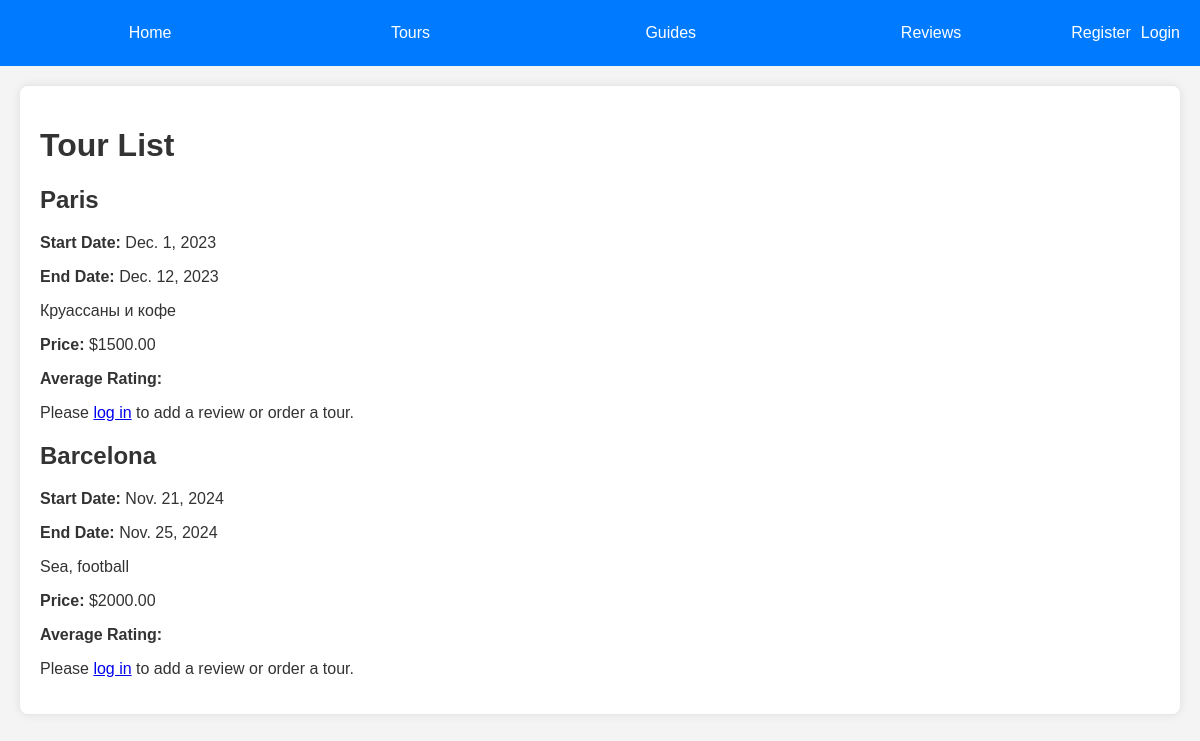
The page /tours/tours/ on the database as committed earlier.
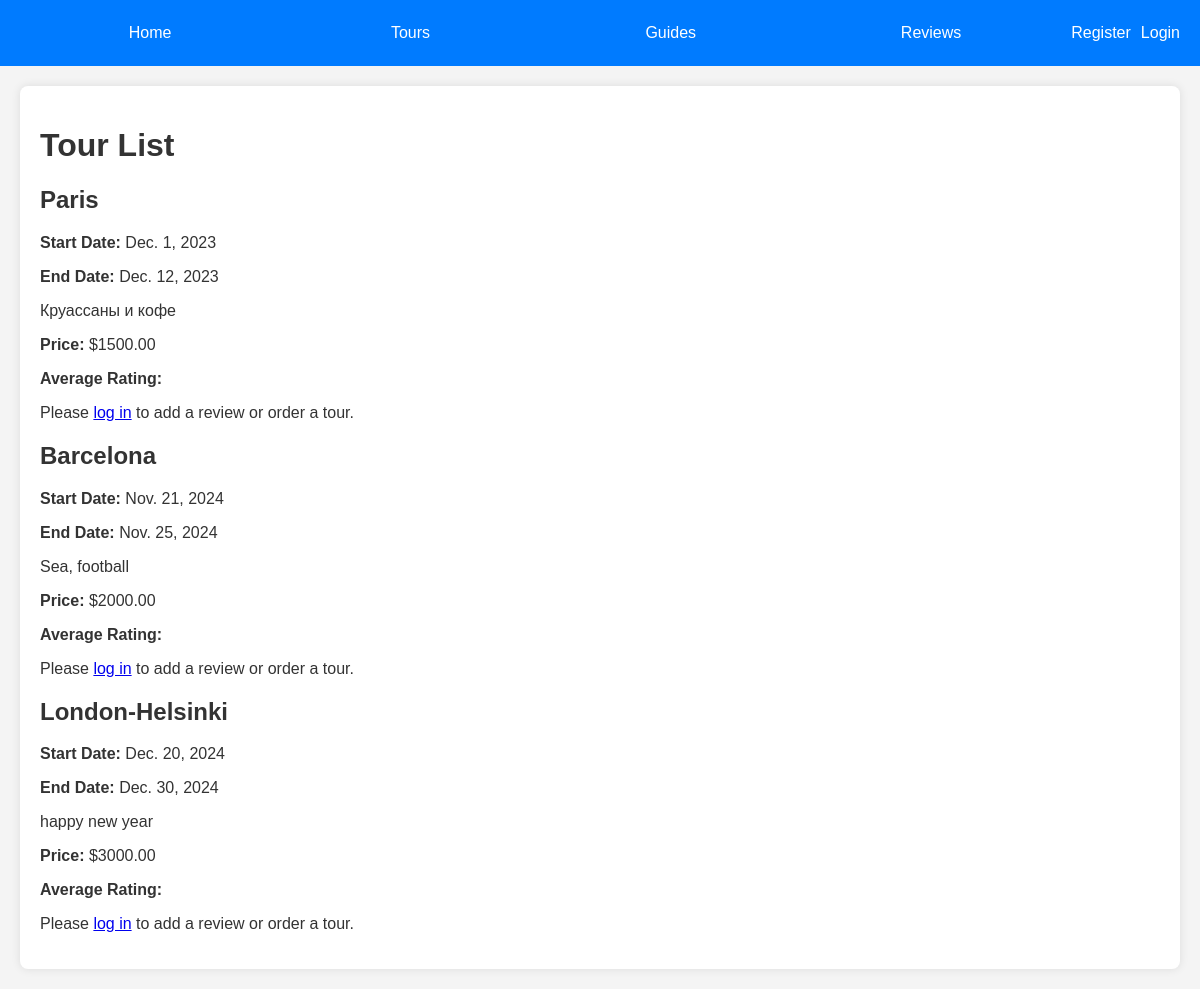
The same page on the database as committed later.
### tours/models.py (models this page shows, shortened)
class Tour(models.Model):
    name_tour = models.CharField(max_length = 50)
    date_of_start = models.DateField(null = True, blank = True)
    date_of_end = models.DateField(null = True, blank = True)
    description = models.TextField()
    price = models.DecimalField(max_digits=10, decimal_places=2, null=True, blank=True)

### tours/views.py (the view)
# urls.py: path('tours/', views.tour_list, name='tour_list'),
def tour_list(request):
    tours = Tour.objects.all()
    return render(request, 'tours/tour_list.html', {'tours': tours})

### tours/templates/tours/tour_list.html (shortened to what this page needs)
{% extends 'base.html' %}
{% block content %}
    <h1>Tour List</h1>
    <div class="tour-list">
        {% for tour in tours %}
            <div class="tour-item">
                <h2>{{ tour.name_tour }}</h2>
                <p><strong>Start Date:</strong> {{ tour.date_of_start }}</p>
                <p><strong>End Date:</strong> {{ tour.date_of_end }}</p>
                <p>{{ tour.description }}</p>
                <p><strong>Price:</strong> ${{ tour.price }}</p>
                <div class="rating">
                    <p><strong>Average Rating:</strong> {{ tour.average_rating }}</p>
                </div>
                {% if user.is_authenticated %}
                    <a href="{% url 'add_review' tour.id %}" class="button">Add Review</a>
                    <a href="{% url 'order_tour' tour.id %}" class="button">Order Now</a>
                    {% if user.is_staff %}
                        <a href="{% url 'edit_tour' tour.id %}" class="button">Edit Tour</a>
                        <a href="{% url 'delete_tour' tour.id %}" class="button">Delete Tour</a>
                    {% endif %}
                {% else %}
                    <p>Please <a href="{% url 'login' %}">log in</a> to add a review or order a tour.</p>
                {% endif %}
            </div>
        {% endfor %}
    </div>
{% endblock %}

Rows that differ between the two databases and show on the page:
added Tour: name_tour "London-Helsinki", date_of_start "Dec. 20, 2024", date_of_end "Dec. 30, 2024", description "happy new year", price "3000.00"
